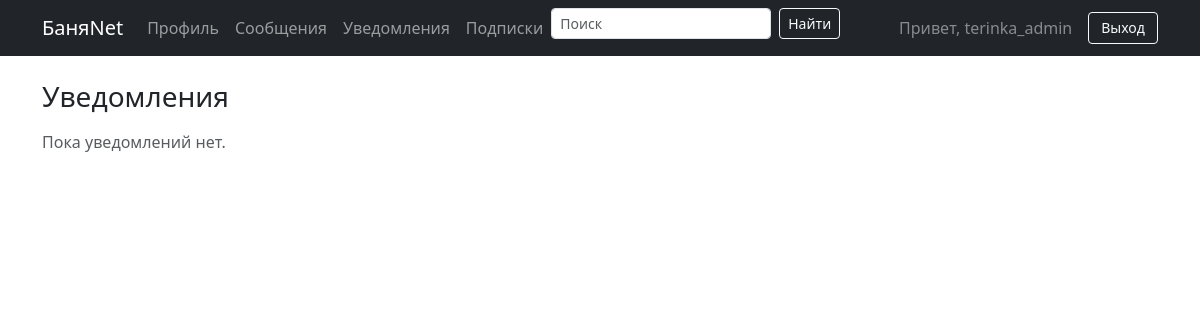
Before: /notify/ (signed in) with the older database file.
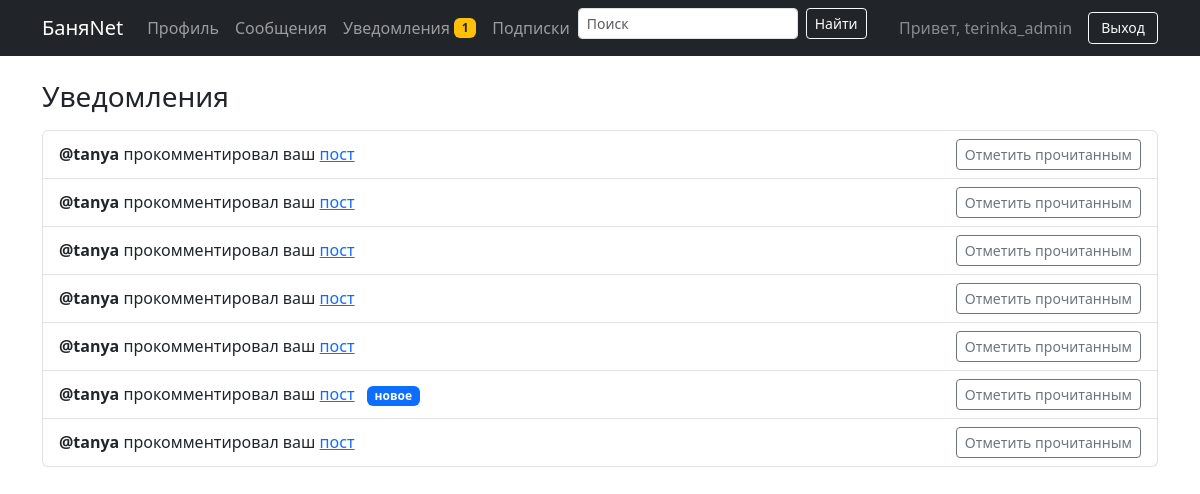
After: the same page with the newer database file.
### notify/models.py (models this page shows)
class Notification(models.Model):
    to_user = models.ForeignKey(settings.AUTH_USER_MODEL, on_delete=models.CASCADE, related_name='notifications')
    verb = models.CharField(max_length=50)  # 'comment', 'follow'
    actor = models.ForeignKey(settings.AUTH_USER_MODEL, null=True, blank=True, on_delete=models.SET_NULL, related_name='actor_notifications')
    post_id = models.IntegerField(null=True, blank=True)
    is_read = models.BooleanField(default=False)
    created_at = models.DateTimeField(auto_now_add=True)
    class Meta:
        ordering = ['-created_at']

### accounts/models.py (models this page shows, shortened)
class User(AbstractUser):
    class Roles(models.TextChoices):
        PROVIDER   = "provider",   "Банные услуги"
        BUILDER    = "builder",    "Строительство бань"
        SELLER     = "seller",     "Продажа товаров"
        ENTHUSIAST = "enthusiast", "Люблю попариться"
    avatar = models.ImageField(
        upload_to="avatars/", blank=True, null=True, verbose_name="Фотография (аватар)"
    )
    bio = models.TextField(
        blank=True, max_length=500, verbose_name="О себе"
    )
    role = models.CharField(
        max_length=20, choices=Roles.choices, blank=True, verbose_name="Тип пользователя"
    )
    city = models.CharField(
        max_length=100, blank=True, verbose_name="Город"
    )
    services = models.ManyToManyField(
        "ServiceTag", blank=True, related_name="users", verbose_name="Специализации"
    )
    class Meta:
        verbose_name = "Пользователь"
        verbose_name_plural = "Пользователи"

### notify/views.py (the view)
# urls.py: path('', views.inbox, name='inbox'),
@login_required
def inbox(request):
    qs = Notification.objects.filter(to_user=request.user).select_related('actor')
    return render(request, 'notify/inbox.html', {'items': qs})

### messaging/context_processors.py (called while the page is built)
def unread_messages(request):
    if not request.user.is_authenticated:
        return {}
    user = request.user
    count = (
        Message.objects
        .filter(Q(thread__user1=user) | Q(thread__user2=user))  # диалоги где я участник
        .filter(~Q(sender=user), read_at__isnull=True)          # входящие, ещё не прочитанные
        .count()
    )
    return {"unread_count": count, "has_unread": count > 0}

### notify/context_processors.py (called while the page is built)
def unread_notifications(request):
    if not request.user.is_authenticated:
        return {}
    return {
        'notify_unread': request.user.notifications.filter(is_read=False).count()
    }

### templates/notify/inbox.html (shortened to what this page needs)
{% extends "base.html" %}
{% block content %}
  <h3 class="mb-3">Уведомления</h3>
  <div class="list-group">
    {% for n in items %}
      <div class="list-group-item d-flex justify-content-between align-items-center">
        <div>
          {% if n.verb == 'comment' %}
            <strong>@{{ n.actor.username }}</strong>
            прокомментировал ваш
            {% if n.post_id %}
              <a href="{% url 'post_detail' n.post_id %}">пост</a>
            {% else %}
              пост
            {% endif %}
          {% elif n.verb == 'follow' %}
            <strong>@{{ n.actor.username }}</strong> подписался на вас
          {% else %}
            Уведомление
          {% endif %}
          {% if not n.is_read %}
            <span class="badge bg-primary ms-2">новое</span>
          {% endif %}
        </div>
        <a class="btn btn-sm btn-outline-secondary" href="{% url 'notify_read' n.pk %}">Отметить прочитанным</a>
      </div>
    {% empty %}
      <div class="text-muted">Пока уведомлений нет.</div>
    {% endfor %}
  </div>
{% endblock %}

### templates/base.html (shortened to what this page needs)
{% load static %}
<!doctype html>
<html lang="ru">
  <head>
    <link href="https://cdn.jsdelivr.net/npm/bootstrap@5.3.3/dist/css/bootstrap.min.css" rel="stylesheet">
    <link href="https://cdn.jsdelivr.net/npm/bootstrap-icons@1.11.3/font/bootstrap-icons.css" rel="stylesheet">
    <link href="{% static 'css/app.css' %}" rel="stylesheet">
  </head>
  <body>
    <nav class="navbar navbar-expand-lg navbar-dark bg-dark mb-4">
      <div class="container">
        <a class="navbar-brand" href="{% url 'home' %}">БаняNet</a>
        <div class="collapse navbar-collapse" id="mainNav">
          <ul class="navbar-nav me-auto mb-2 mb-lg-0">
            {% if user.is_authenticated %}
              <li class="nav-item">
                <a class="nav-link" href="{% url 'profile' user.username %}">Профиль</a>
              </li>
              <li class="nav-item">
                <a class="nav-link d-flex align-items-center gap-1 {% if has_unread %}text-warning fw-bold{% endif %}"
                   href="{% url 'inbox' %}">
                  Сообщения
                </a>
              </li>
              <li class="nav-item">
                <a class="nav-link d-flex align-items-center gap-1" href="{% url 'notify_inbox' %}">
                  Уведомления
                  {% if notify_unread %}
                    <span class="badge bg-warning text-dark">{{ notify_unread }}</span>
                  {% endif %}
                </a>
              </li>
              <li class="nav-item">
                <a class="nav-link {% if feed == 'sub' %}active{% endif %}" href="{% url 'home' %}?feed=sub">Подписки</a>
              </li>
            {% endif %}
            <li class="nav-item w-100 w-lg-auto mt-2 mt-lg-0">
              <form class="d-flex" role="search" action="{% url 'search' %}">
                <input class="form-control form-control-sm me-2 search-input flex-grow-1"
                       type="search" placeholder="Поиск" name="q" value="{{ request.GET.q }}">
                <button class="btn btn-sm btn-outline-light">Найти</button>
              </form>
            </li>
          </ul>
          <ul class="navbar-nav ms-auto align-items-lg-center">
            {% if user.is_authenticated %}
              <li class="nav-item">
                <span class="nav-link nav-hello d-none d-lg-inline">Привет, {{ user.username }}</span>
              </li>
              <li class="nav-item logout-form ms-lg-2 mt-2 mt-lg-0">
                <form method="post" action="{% url 'logout' %}">
                  <button type="submit" class="btn btn-outline-light btn-sm w-100 w-lg-auto logout-btn">Выход</button>
                </form>
              </li>
            {% else %}
              <li class="nav-item"><a class="nav-link" href="{% url 'login' %}">Вход</a></li>
              <li class="nav-item"><a class="nav-link" href="{% url 'signup' %}">Регистрация</a></li>
            {% endif %}
          </ul>
        </div>
      </div>
    </nav>
    <main class="container">
      {% block content %}{% endblock %}
    </main>
  </body>
</html>

Changed rows visible on the page:
added Notification: actor.username "tanya", post_id "пост"
added Notification: actor.username "tanya", post_id "пост"
added Notification: actor.username "tanya", post_id "пост"
added Notification: actor.username "tanya", post_id "пост"
added Notification: actor.username "tanya", post_id "пост"
added Notification: actor.username "tanya", post_id "пост", is_read "новое"
added Notification: actor.username "tanya", post_id "пост"
Other visible differences:
{{ notify_unread }}: (not shown) → "1"
text no longer shown: "Пока уведомлений нет."
